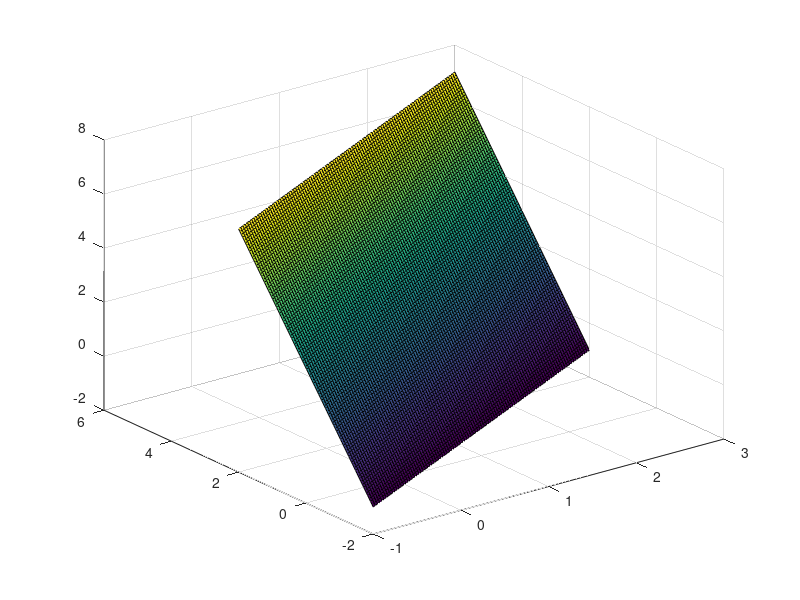

MATLAB code to generate this figure:
r0=[1,2,3];
e1=[1,1,0];
e2=[0,1,2];
u=linspace(-2,2);
v=u;
[U,V]=meshgrid(u,v);
x=r0(1)+U.*e1(1)+V.*e2(1);
y=r0(2)+U.*e1(2)+V.*e2(2);
z=r0(3)+U.*e1(3)+V.*e2(3);
surf(x,y,z)